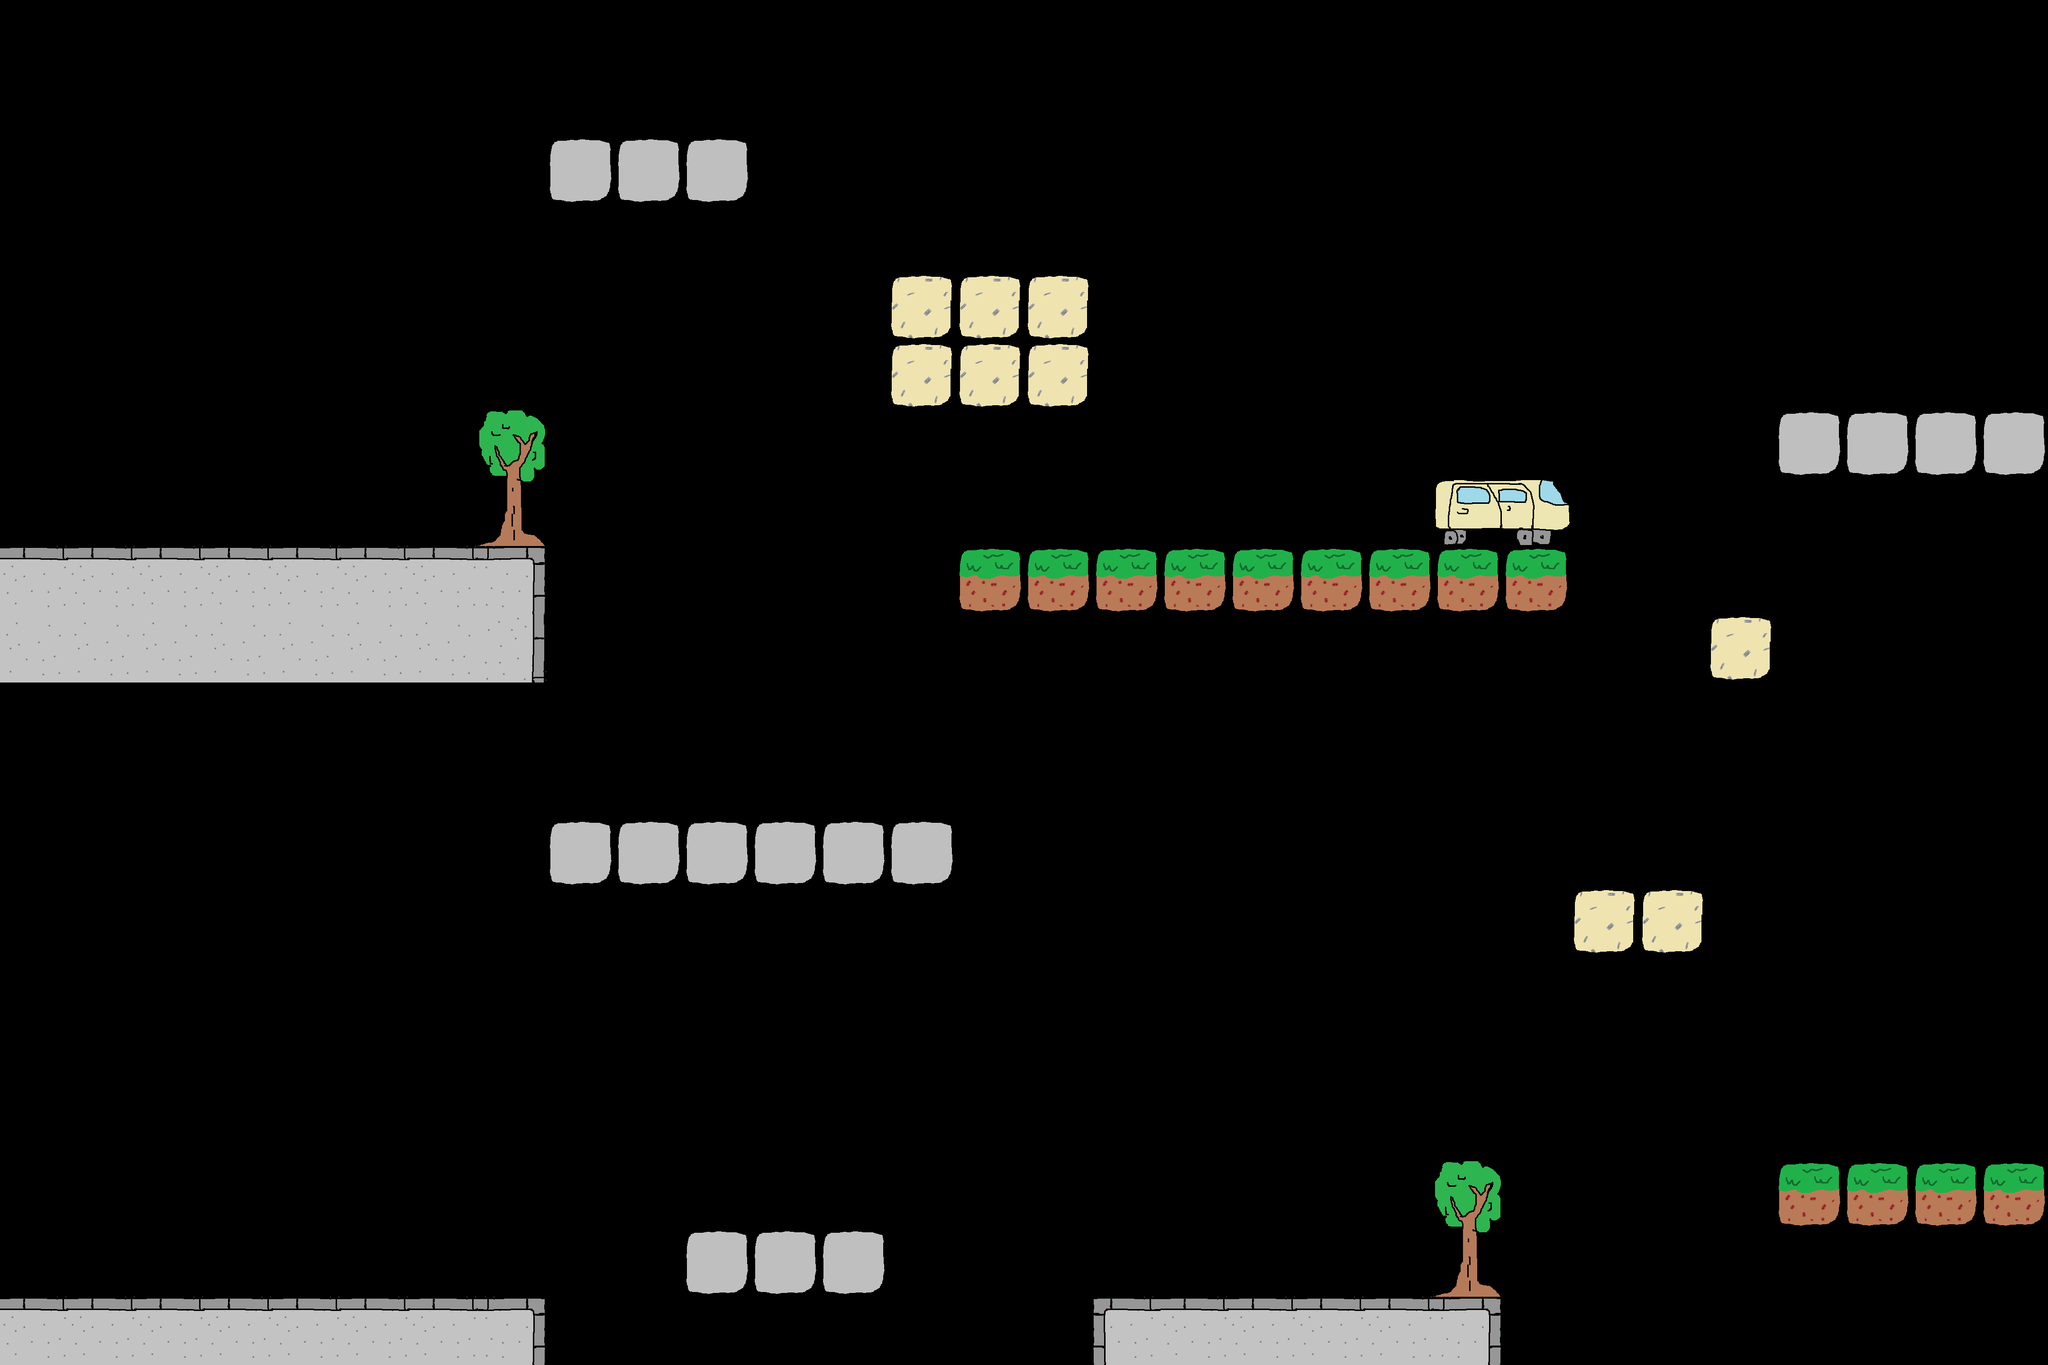

The image is a tile-based game level rendered from a .tmx file. Its description and source (layers, tilesets, objects; grid data summarised) follow:
An orthogonal 30x20 tile map with 144x144 px tiles, 1 tile layer (tiles), 3 tilesets and 19 objects (2x 2, 2x 1, 3).

<map version="1.0" tiledversion="1.0.2" orientation="orthogonal" renderorder="right-down" width="30" height="20" tilewidth="144" tileheight="144" nextobjectid="29">
 <tileset firstgid="1" name="objects" tilewidth="144" tileheight="144" tilecount="6" columns="3">
  <image source="../../../graphics/tilesets/map_objects.png" width="432" height="288" />
 </tileset>
 <tileset firstgid="7" name="enemies" tilewidth="144" tileheight="144" tilecount="8" columns="4">
  <image source="../../../graphics/tilesets/ville_enemies.png" width="576" height="288" />
 </tileset>
 <tileset firstgid="15" name="tileset" tilewidth="144" tileheight="144" tilecount="18" columns="3">
  <image source="../../../graphics/tilesets/ville_tileset.png" width="432" height="864" />
 </tileset>
 <layer name="tiles" width="30" height="20">
  <data>[600 cells, 74 non-empty, 12 distinct tile ids]</data>
 </layer>
 <objectgroup name="enemies">
  <object id="1" type="2" gid="7" x="576" y="1152" width="144" height="144" />
  <object id="2" gid="12" x="2736" y="1152" width="144" height="144" />
  <object id="3" gid="13" x="2880" y="1152" width="144" height="144" />
  <object id="4" type="1" gid="8" x="2016" y="576" width="144" height="144" />
  <object id="5" type="2" gid="10" x="2448" y="1152" width="144" height="144" />
  <object id="6" type="3" gid="11" x="864" y="576" width="144" height="144" />
  <object id="7" type="1" gid="9" x="1296" y="288" width="144" height="144" />
 </objectgroup>
 <objectgroup name="objects">
  <object id="8" gid="4" x="2592" y="432" width="144" height="144" />
  <object id="9" gid="4" x="2736" y="432" width="144" height="144" />
  <object id="10" gid="4" x="2880" y="432" width="144" height="144" />
  <object id="11" gid="4" x="2448" y="432" width="144" height="144" />
  <object id="12" gid="5" x="1008.06" y="2596.82" width="144" height="144" />
  <object id="13" gid="3" x="576" y="432" width="144" height="144" />
  <object id="14" gid="3" x="2016" y="288" width="144" height="144" />
  <object id="15" gid="3" x="3168" y="864" width="144" height="144" />
  <object id="16" gid="1" x="0" y="1152" width="144" height="144" />
  <object id="26" gid="6" x="16.7328" y="2418.5" width="144" height="144" />
  <object id="27" gid="6" x="0" y="2592" width="144" height="144" />
  <object id="28" gid="6" x="14.229" y="2253.31" width="144" height="144" />
 </objectgroup>
</map>
